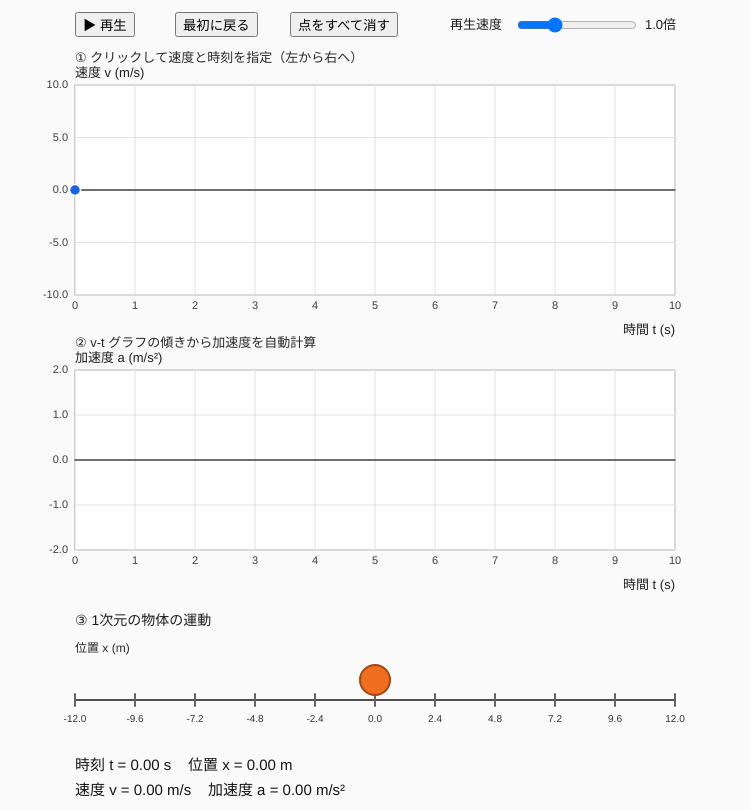
Frame 1 (no input)
Frame 60 (no input): identical to frame 1, image omitted
Frame 120 (the mouse pressed at the canvas centre since frame 60): identical to frame 1, image omitted

The p5.js sketch that drew this single still picture (run headless with seeded random() and noise() and a simulated clock; from frame 60 on, the mouse is pressed at the canvas centre):

// p5.js sketch
// ── sketch.js

let points = [];
let tNow = 0;
let playing = false;

let speedSlider;
let playBtn, resetBtn, clearBtn;

const TMAX = 10;
const VMAX = 10;
const AMAX_MIN = 2;

// グラフと運動表示の位置
let gv = { x: 75, y: 85, w: 600, h: 210 };
let ga = { x: 75, y: 370, w: 600, h: 180 };
let motion = { x: 75, y: 660, w: 600 };

function setup() {
  createCanvas(750, 810);
  textFont("Arial");

  playBtn = createButton("▶ 再生");
  playBtn.position(75, 12);
  playBtn.mousePressed(() => {
    if (points.length < 2) return;

    if (tNow >= points[points.length - 1].t) {
      tNow = points[0].t;
    }

    playing = !playing;
    playBtn.html(playing ? "⏸ 一時停止" : "▶ 再生");
  });

  resetBtn = createButton("最初に戻る");
  resetBtn.position(175, 12);
  resetBtn.mousePressed(() => {
    playing = false;
    tNow = points.length ? points[0].t : 0;
    playBtn.html("▶ 再生");
  });

  clearBtn = createButton("点をすべて消す");
  clearBtn.position(290, 12);
  clearBtn.mousePressed(() => {
    points = [];
    tNow = 0;
    playing = false;
    playBtn.html("▶ 再生");
  });

  speedSlider = createSlider(0.2, 3, 1, 0.1);
  speedSlider.position(515, 15);
  speedSlider.size(120);

  // 初期点：時刻0、速度0
  points.push({ t: 0, v: 0 });
}

function draw() {
  background(250);

  noStroke();
  fill(30);
  textSize(13);
  text("再生速度", 450, 29);
  text(speedSlider.value().toFixed(1) + "倍", 645, 29);

  if (playing && points.length >= 2) {
    tNow += deltaTime / 1000 * speedSlider.value();

    if (tNow >= points[points.length - 1].t) {
      tNow = points[points.length - 1].t;
      playing = false;
      playBtn.html("▶ 再生");
    }
  }

  drawVT();
  drawAT();
  drawMotion();
  drawInfo();
}

// 時刻を画面上のX座標に変換
function px(t, g) {
  return g.x + t / TMAX * g.w;
}

// 速度を画面上のY座標に変換
function pyV(v) {
  return gv.y + gv.h / 2
       - v / VMAX * gv.h / 2;
}

// 加速度を画面上のY座標に変換
function pyA(a, amax) {
  return ga.y + ga.h / 2
       - a / amax * ga.h / 2;
}

// v-t グラフ
function drawVT() {
  drawGrid(gv, -VMAX, VMAX,
           "速度 v (m/s)", "時間 t (s)");

  stroke(25, 100, 230);
  strokeWeight(3);
  noFill();

  beginShape();
  for (let p of points) {
    vertex(px(p.t, gv), pyV(p.v));
  }
  endShape();

  // クリックした点
  for (let p of points) {
    fill(25, 100, 230);
    stroke(255);
    strokeWeight(1.5);
    circle(px(p.t, gv), pyV(p.v), 11);
  }

  // 現在時刻の表示
  if (points.length >= 2) {
    let v = velocityAt(tNow);

    stroke(220, 60, 60);
    strokeWeight(1.5);

    drawingContext.setLineDash([5, 5]);
    line(px(tNow, gv), gv.y,
         px(tNow, gv), gv.y + gv.h);
    drawingContext.setLineDash([]);

    fill(230, 40, 40);
    noStroke();
    circle(px(tNow, gv), pyV(v), 13);
  }

  noStroke();
  fill(40);
  textSize(13);
  text("① クリックして速度と時刻を指定（左から右へ）",
       75, 62);
}

// a-t グラフ
function drawAT() {
  let accelerations = [];

  for (let i = 0; i < points.length - 1; i++) {
    let p1 = points[i];
    let p2 = points[i + 1];

    let a = (p2.v - p1.v) / (p2.t - p1.t);
    accelerations.push(a);
  }

  let amax = AMAX_MIN;

  for (let a of accelerations) {
    amax = max(amax, abs(a) * 1.2);
  }

  drawGrid(ga, -amax, amax,
           "加速度 a (m/s²)", "時間 t (s)");

  // 区間ごとに一定の加速度
  for (let i = 0; i < accelerations.length; i++) {
    let a = accelerations[i];

    let x1 = px(points[i].t, ga);
    let x2 = px(points[i + 1].t, ga);
    let y = pyA(a, amax);

    stroke(20, 155, 90);
    strokeWeight(4);
    line(x1, y, x2, y);

    // 加速度の変化を破線で表示
    if (i > 0) {
      stroke(130);
      strokeWeight(1);

      drawingContext.setLineDash([3, 4]);
      line(x1,
           pyA(accelerations[i - 1], amax),
           x1, y);
      drawingContext.setLineDash([]);
    }
  }

  if (points.length >= 2) {
    let a = accelerationAt(tNow);

    stroke(220, 60, 60);
    strokeWeight(1.5);

    drawingContext.setLineDash([5, 5]);
    line(px(tNow, ga), ga.y,
         px(tNow, ga), ga.y + ga.h);
    drawingContext.setLineDash([]);

    fill(230, 40, 40);
    noStroke();
    circle(px(tNow, ga), pyA(a, amax), 12);
  }

  noStroke();
  fill(40);
  textSize(13);
  text("② v-t グラフの傾きから加速度を自動計算",
       75, 347);
}

// グラフの目盛りと軸
function drawGrid(g, minVal, maxVal, ylabel, xlabel) {
  fill(255);
  stroke(170);
  strokeWeight(1);
  rect(g.x, g.y, g.w, g.h);

  textSize(11);
  textAlign(CENTER, TOP);

  for (let i = 0; i <= 10; i++) {
    let x = g.x + g.w * i / 10;

    stroke(225);
    line(x, g.y, x, g.y + g.h);

    noStroke();
    fill(60);
    text(i, x, g.y + g.h + 5);
  }

  textAlign(RIGHT, CENTER);

  for (let i = 0; i <= 4; i++) {
    let val = maxVal - (maxVal - minVal) * i / 4;
    let y = g.y + g.h * i / 4;

    stroke(225);
    line(g.x, y, g.x + g.w, y);

    noStroke();
    fill(60);
    text(val.toFixed(1), g.x - 7, y);
  }

  stroke(70);
  strokeWeight(1.5);
  line(g.x, g.y + g.h / 2,
       g.x + g.w, g.y + g.h / 2);

  noStroke();
  fill(30);

  textAlign(LEFT, CENTER);
  textSize(13);
  text(ylabel, g.x, g.y - 12);

  textAlign(RIGHT, CENTER);
  text(xlabel, g.x + g.w, g.y + g.h + 35);

  textAlign(LEFT, BASELINE);
}

// 時刻tにおける速度（線形補間）
function velocityAt(t) {
  if (points.length === 0) return 0;

  if (t <= points[0].t) {
    return points[0].v;
  }

  for (let i = 0; i < points.length - 1; i++) {
    let p1 = points[i];
    let p2 = points[i + 1];

    if (t <= p2.t) {
      let f = (t - p1.t) / (p2.t - p1.t);
      return lerp(p1.v, p2.v, f);
    }
  }

  return points[points.length - 1].v;
}

// 時刻tにおける加速度
function accelerationAt(t) {
  if (points.length < 2) return 0;

  for (let i = 0; i < points.length - 1; i++) {
    let p1 = points[i];
    let p2 = points[i + 1];

    if (t < p2.t || i === points.length - 2) {
      return (p2.v - p1.v) / (p2.t - p1.t);
    }
  }

  return 0;
}

// 速度を積分して位置を計算
function positionAt(t) {
  let x = 0;

  if (points.length < 2) return x;

  for (let i = 0; i < points.length - 1; i++) {
    let p1 = points[i];
    let p2 = points[i + 1];

    if (t <= p1.t) break;

    let dt = min(t, p2.t) - p1.t;
    let a = (p2.v - p1.v) / (p2.t - p1.t);

    // x = x0 + v0*dt + (1/2)*a*dt²
    x += p1.v * dt + 0.5 * a * dt * dt;

    if (t <= p2.t) break;
  }

  return x;
}

// 物体の1次元運動
function drawMotion() {
  noStroke();
  fill(30);
  textSize(14);
  text("③ 1次元の物体の運動", 75, 625);

  let y = motion.y + 40;

  // 全移動範囲を計算し、画面内に収める
  let minX = 0;
  let maxX = 0;
  let totalX = 0;

  for (let i = 0; i < points.length - 1; i++) {
    let p1 = points[i];
    let p2 = points[i + 1];
    let dt = p2.t - p1.t;
    let a = (p2.v - p1.v) / dt;

    minX = min(minX, totalX);
    maxX = max(maxX, totalX);

    // 区間内で速度0となる位置も確認
    if (abs(a) > 1e-10) {
      let tz = -p1.v / a;
      if (tz > 0 && tz < dt) {
        let xt = totalX + p1.v * tz
                 + 0.5 * a * tz * tz;
        minX = min(minX, xt);
        maxX = max(maxX, xt);
      }
    }

    totalX += (p1.v + p2.v) * dt / 2;
    minX = min(minX, totalX);
    maxX = max(maxX, totalX);
  }

  let range = max(20, maxX - minX);
  let center = (maxX + minX) / 2;

  let left = center - range * 0.6;
  let right = center + range * 0.6;

  // 運動の軸
  stroke(80);
  strokeWeight(2);
  line(motion.x, y, motion.x + motion.w, y);

  for (let i = 0; i <= 10; i++) {
    let value = left + (right - left) * i / 10;
    let xx = motion.x + motion.w * i / 10;

    stroke(100);
    line(xx, y - 6, xx, y + 6);

    noStroke();
    fill(50);
    textSize(10);
    textAlign(CENTER);
    text(value.toFixed(1), xx, y + 22);
  }

  let x = positionAt(tNow);
  let bx = motion.x +
           (x - left) / (right - left) * motion.w;

  // ボール
  fill(240, 110, 30);
  stroke(160, 70, 20);
  strokeWeight(2);
  circle(bx, y - 20, 30);

  textAlign(LEFT);
  noStroke();
  fill(40);
  textSize(12);
  text("位置 x (m)", 75, y - 48);
}

// 数値情報
function drawInfo() {
  let x = positionAt(tNow);
  let v = velocityAt(tNow);
  let a = accelerationAt(tNow);

  noStroke();
  fill(20);
  textSize(15);

  text(
    "時刻 t = " + tNow.toFixed(2) + " s" +
    "    位置 x = " + x.toFixed(2) + " m",
    75, 770
  );

  text(
    "速度 v = " + v.toFixed(2) + " m/s" +
    "    加速度 a = " + a.toFixed(2) + " m/s²",
    75, 795
  );
}

// マウスで v-t グラフに点を追加
function mousePressed() {
  if (mouseX < gv.x || mouseX > gv.x + gv.w ||
      mouseY < gv.y || mouseY > gv.y + gv.h) {
    return;
  }

  let t = (mouseX - gv.x) / gv.w * TMAX;
  let v = (gv.y + gv.h / 2 - mouseY) /
          (gv.h / 2) * VMAX;

  // 時刻は増加する順番のみ
  if (points.length > 0 &&
      t <= points[points.length - 1].t + 0.05) {
    return;
  }

  points.push({ t: t, v: v });

  playing = false;
  tNow = points[0].t;
  playBtn.html("▶ 再生");
}
